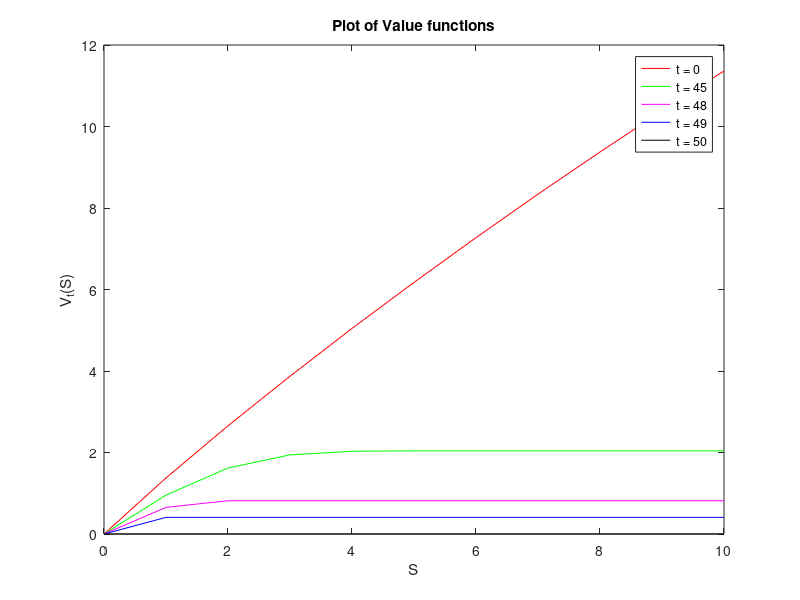
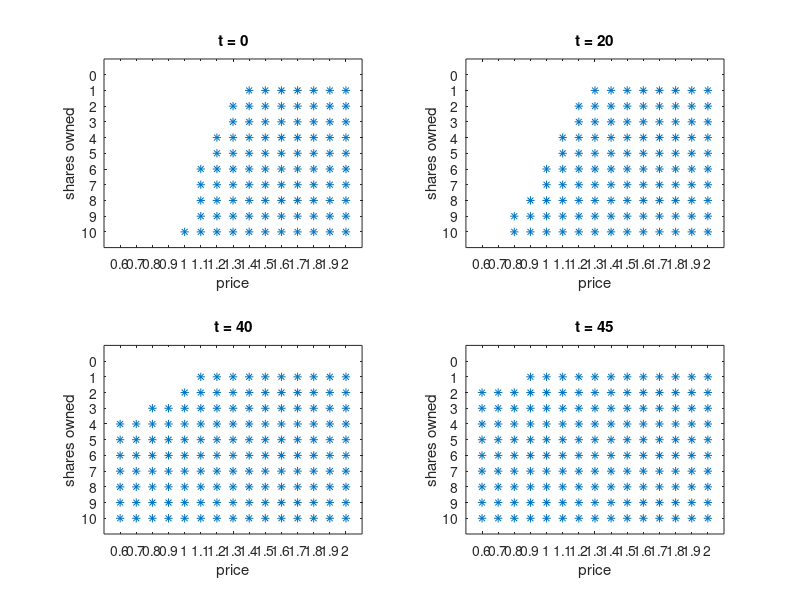

The MATLAB source for these figures, in order:
% EE 266 Homework 5 Problem 2 %
close all; clear all;

T = 50;
mu = 0;
sig = .2;
S = 10;

% (b) %
prices = .6:.1:2;
p = 1./(sqrt(2*pi)*sig*prices).*exp(-((log(prices)-mu).^2)/(2*sig^2));
p = p'/sum(p);
D = 15;


% Terminal Costs %
V = zeros(S+1,1); % zero terminal cost %

% Stage Costs %
for t = T-1:-1:0,
    cur_policy = zeros(S+1,D);
    cur_value = zeros(S+1,D);
    for x = 1:S,
        for pind = 1:D,
            %disp([t x prices(pind)]);
            cur_policy(x+1,pind) = ...
                (prices(pind) + V(x,1) > V(x+1,1));
            %disp([prices(pind) + V(x,1) , V(x+1,1)]);
            if(cur_policy(x+1,pind) == 1),
                cur_value(x+1,pind) = ...
                    .4*(prices(pind) + V(x,1)) + .6*V(x+1,1);
            else
                cur_value(x+1,pind) = V(x+1,1);
            end
        end
    end
    
    policy{t+1} = cur_policy;
    V = [cur_value*p , V];
end

% Plotting value functions at times t = 0,45,48,49,50 %
plot(0:10,V(:,1),'r'); hold on;
plot(0:10,V(:,46),'g');
plot(0:10,V(:,49),'m');
plot(0:10,V(:,50),'b');
plot(0:10,V(:,51),'k');

legend('t = 0','t = 45','t = 48','t = 49','t = 50');
title('Plot of Value functions');
xlabel('S')
ylabel('V_t(S)');


% Plotting policies at times t = 0,20,40,45 %
Ts = [0 20 40 45];
figure; 

for i = 1:4,
    subplot(2,2,i);
    spy(policy{Ts(i)+1});
    set(gca,'XTick',1:1:15);
    set(gca,'XTickLabel',[.6:.1:2]);
    set(gca,'YTick',1:1:11);
    set(gca,'YTickLabel',[0:1:10]);
    
    xlabel('price');
    ylabel('shares owned');
    title(sprintf('t = %d',Ts(i)));
end

% (c) %
policy2 = prices > prices*p; % price > expected value of prices %

% Terminal Costs %
V2 = zeros(S+1,1); % zero terminal cost %

% Stage Costs %
for t = T-1:-1:0,
    cur_value = zeros(S+1,D);
    for x = 1:S,
        for pind = 1:D,
            if(policy2(pind) == 1),
                cur_value(x+1,pind) = ...
                    .4*(prices(pind) + V2(x,1)) + .6*V2(x+1,1);
            else
                cur_value(x+1,pind) = V2(x+1,1);
            end
        end
    end
    V2 = [cur_value*p , V2];
end

% (d) %
% For threshhold policy %
prob_of_selling_one = .4*policy2*p;
% Cumulative Binomial with probability prob_of_selling_one %
prob_unsold_thresh = binocdf(S-1,T,prob_of_selling_one);

% For optimal policy %
ppi = 0:S == S;
dist = ppi;
for t = 0:T-1,
    P = zeros(S+1,S+1);  % time varying transition matrix %
    P(1,1) = 1;
    cur_pol = policy{t+1};
    for i = 1:S,
        sell_prob = cur_pol(i+1,:)*p;
        P(i+1,i+1) = .6*sell_prob + (1-sell_prob);
        P(i+1,i) = .4*sell_prob;
    end
    dist = dist*P;
end

prob_unsold_opt = 1-dist(1);


% (e) %
% Always try to sell policy %
P = .6*eye(S+1,S+1);
P(1,1) = 1;
for i = 2:S+1,
    P(i,i-1) = .4;
end

dist2 = ppi;
for t = 0:T-1,
    dist2 = dist2*P;
end

V3 = zeros(S+1,1);
for t = T-1:-1:0,
    cur_value = zeros(S+1,D);
    for x = 1:S,
        for pind = 1:D,
            cur_value(x+1,pind) = ...
                .4*(prices(pind) + V3(x,1)) + .6*V3(x+1,1);
        end
    end
    V3 = [cur_value*p , V3];
end